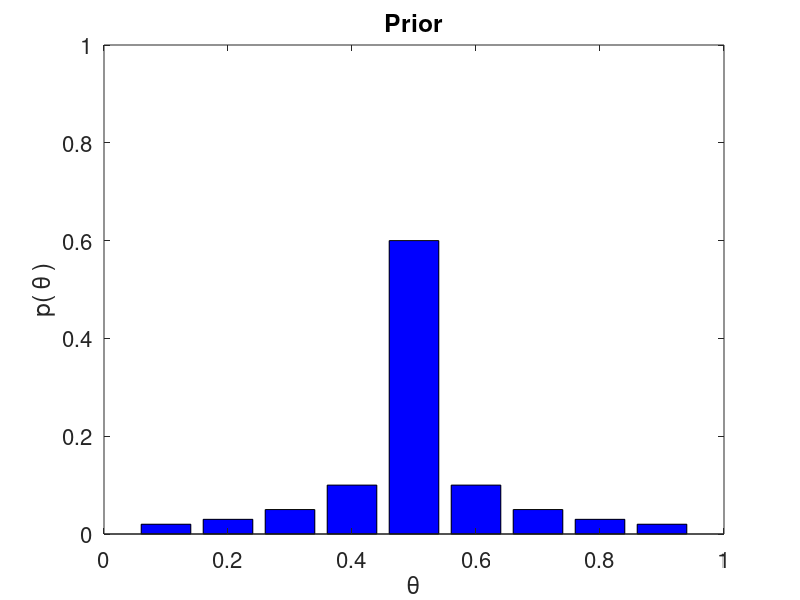
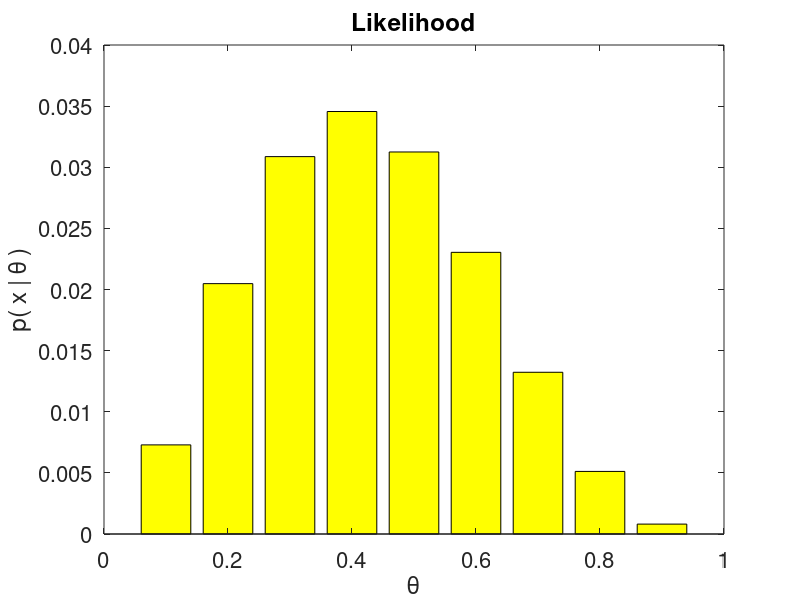
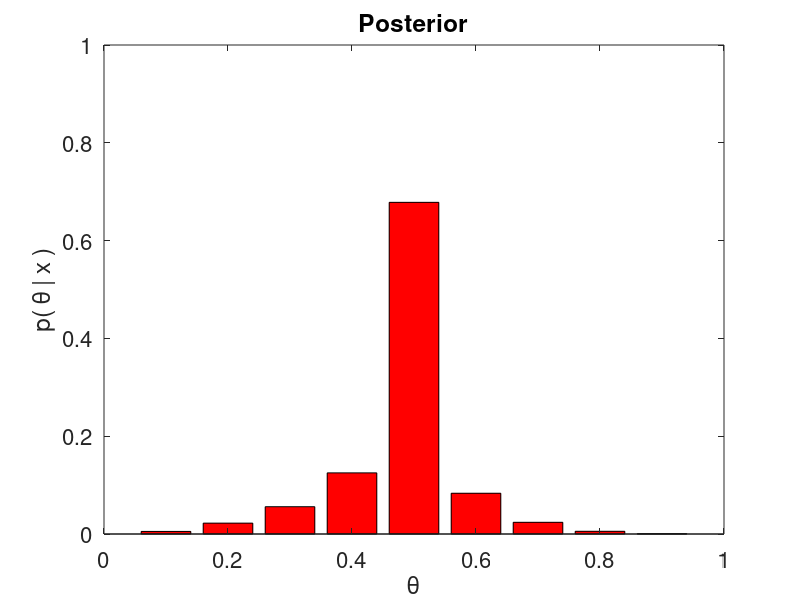
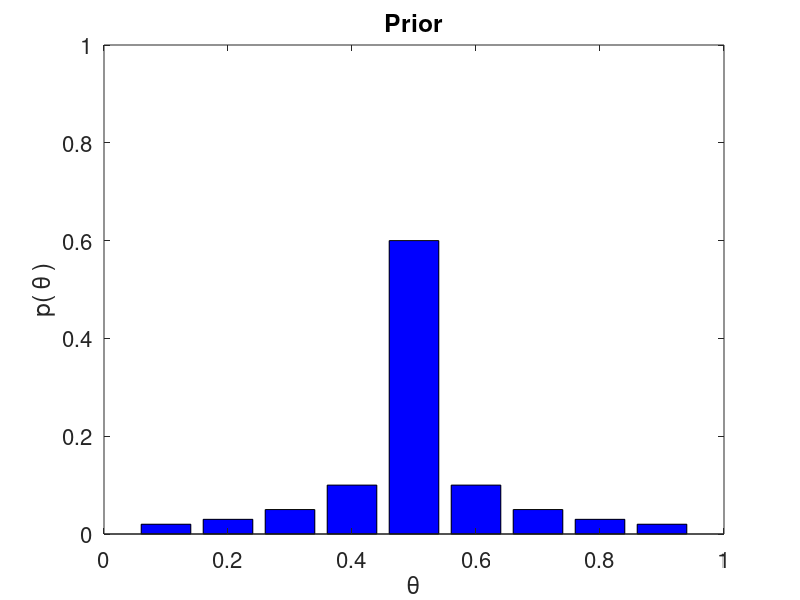

Source code (MATLAB) for these figures, in order:
fontSize = 16;
thetas = 0.1:0.1:0.9;
prior = [0.0200    0.0300    0.0500    0.1000    0.6000    0.1000    0.0500    0.0300    0.0200];
like = @(theta,s,f) theta.^s.*(1-theta).^f;

% Small data
s = 2; f = 3;
likelihood = like(thetas,s,f);
posterior = (likelihood.*prior)/sum(likelihood.*prior);

h = bar(thetas, prior);
xlabel('\theta')
ylabel('p( \theta )')
set(h, 'facecolor','blue')
set(gca,'ylim',[0 1])
title('Prior')
set(gca,'fontsize',fontSize)
print BernDiscretePrior -dpng

h = bar(thetas, likelihood);
xlabel('\theta')
ylabel('p( x | \theta )')
title('Likelihood')
set(h, 'facecolor','yellow')
set(gca,'fontsize',fontSize)
print BernDiscreteLike -dpng

h = bar(thetas, posterior);
xlabel('\theta')
ylabel('p( \theta | x )')
title('Posterior')
set(h, 'facecolor','red')
set(gca,'ylim',[0 1])
set(gca,'fontsize',fontSize)
print BernDiscretePost -dpng
 



% Bigger data

s = 20; f = 30;
likelihood = like(thetas,s,f);
posterior = (likelihood.*prior)/sum(likelihood.*prior);

h = bar(thetas, prior);
xlabel('\theta')
ylabel('p( \theta )')
set(h, 'facecolor','blue')
set(gca,'ylim',[0 1])
title('Prior')
set(gca,'fontsize',fontSize)
print BernDiscretePriorBig -dpng

h = bar(thetas, likelihood);
xlabel('\theta')
ylabel('p( x | \theta )')
title('Likelihood')
set(h, 'facecolor','yellow')
set(gca,'fontsize',fontSize)
print BernDiscreteLikeBig -dpng

h = bar(thetas, posterior);
xlabel('\theta')
ylabel('p( \theta | x )')
title('Posterior')
set(h, 'facecolor','red')
set(gca,'ylim',[0 1])
set(gca,'fontsize',fontSize)
print BernDiscretePostBig -dpng
 

% Very big data

s = 200; f = 300;
likelihood = like(thetas,s,f);
posterior = (likelihood.*prior)/sum(likelihood.*prior);

h = bar(thetas, prior);
xlabel('\theta')
ylabel('p( \theta )')
set(h, 'facecolor','blue')
set(gca,'ylim',[0 1])
title('Prior')
set(gca,'fontsize',fontSize)
print BernDiscretePriorVeryBig -dpng

h = bar(thetas, likelihood);
xlabel('\theta')
ylabel('p( x | \theta )')
title('Likelihood')
set(h, 'facecolor','yellow')
set(gca,'fontsize',fontSize)
print BernDiscreteLikeVeryBig -dpng

h = bar(thetas, posterior);
xlabel('\theta')
ylabel('p( \theta | x )')
title('Posterior')
set(h, 'facecolor','red')
set(gca,'ylim',[0 1])
set(gca,'fontsize',fontSize)
print BernDiscretePostVeryBig -dpng
 